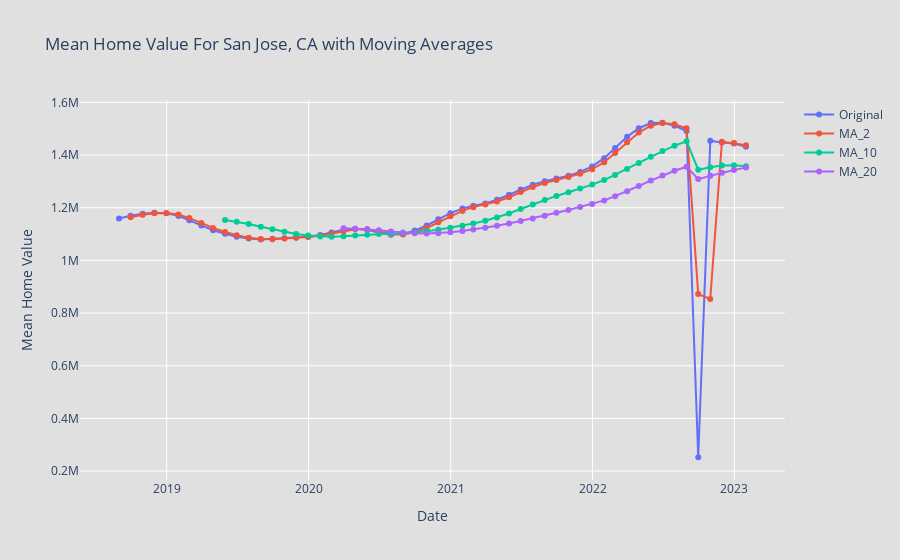

Source (notebook cell):
### Code cell
# Calculate Moving Averages
windows = [2, 10, 20]  # Example window sizes: small, medium, large
for window in windows:
    df_filtered2[f'MA_{window}'] = df_filtered2['Mean Home Value'].rolling(window=window).mean()

# Visualization using Plotly
fig = go.Figure()

# Plotting original data
fig.add_trace(go.Scatter(x=df_filtered2['date'], y=df_filtered2['Mean Home Value'], 
                         mode='lines+markers', name='Original'))

# Plotting Moving Averages
for window in windows:
    fig.add_trace(go.Scatter(x=df_filtered2['date'], y=df_filtered2[f'MA_{window}'],
                             mode='lines+markers', name=f'MA_{window}'))

fig.update_layout(
    title='Mean Home Value For San Jose, CA with Moving Averages',
    xaxis_title='Date',
    yaxis_title='Mean Home Value',
    template='plotly',
    plot_bgcolor='#E0E0E0',
    paper_bgcolor='#E0E0E0'
)
fig.show()
